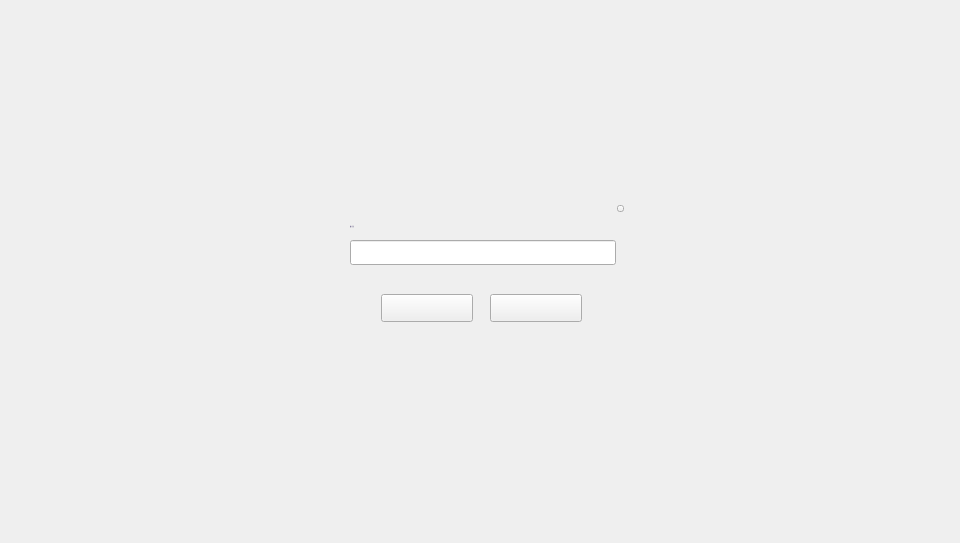
<?xml version="1.0" encoding="UTF-8"?>
<ui version="4.0">
 <class>AddPubKeyDialog</class>
 <widget class="QDialog" name="AddPubKeyDialog">
  <property name="geometry">
   <rect>
    <x>0</x>
    <y>0</y>
    <width>960</width>
    <height>543</height>
   </rect>
  </property>
  <property name="windowTitle">
   <string>Dialog</string>
  </property>
  <widget class="QWidget" name="widget" native="true">
   <property name="geometry">
    <rect>
     <x>0</x>
     <y>0</y>
     <width>960</width>
     <height>543</height>
    </rect>
   </property>
   <widget class="QWidget" name="containerWidget" native="true">
    <property name="geometry">
     <rect>
      <x>330</x>
      <y>200</y>
      <width>300</width>
      <height>136</height>
     </rect>
    </property>
    <widget class="QToolButton" name="cancelBtn">
     <property name="geometry">
      <rect>
       <x>160</x>
       <y>94</y>
       <width>92</width>
       <height>28</height>
      </rect>
     </property>
     <property name="cursor">
      <cursorShape>PointingHandCursor</cursorShape>
     </property>
     <property name="styleSheet">
      <string notr="true"/>
     </property>
     <property name="text">
      <string/>
     </property>
    </widget>
    <widget class="QToolButton" name="okBtn">
     <property name="geometry">
      <rect>
       <x>51</x>
       <y>94</y>
       <width>92</width>
       <height>28</height>
      </rect>
     </property>
     <property name="cursor">
      <cursorShape>PointingHandCursor</cursorShape>
     </property>
     <property name="styleSheet">
      <string notr="true"/>
     </property>
     <property name="text">
      <string/>
     </property>
    </widget>
    <widget class="QLabel" name="tipLabel">
     <property name="geometry">
      <rect>
       <x>20</x>
       <y>70</y>
       <width>261</width>
       <height>16</height>
      </rect>
     </property>
     <property name="text">
      <string/>
     </property>
    </widget>
    <widget class="QLineEdit" name="pubKeyLineEdit">
     <property name="geometry">
      <rect>
       <x>20</x>
       <y>40</y>
       <width>266</width>
       <height>25</height>
      </rect>
     </property>
     <property name="font">
      <font>
       <family>Microsoft YaHei UI Light</family>
      </font>
     </property>
     <property name="styleSheet">
      <string notr="true"/>
     </property>
     <property name="cursorPosition">
      <number>0</number>
     </property>
    </widget>
    <widget class="QToolButton" name="closeBtn">
     <property name="geometry">
      <rect>
       <x>287</x>
       <y>5</y>
       <width>7</width>
       <height>7</height>
      </rect>
     </property>
     <property name="cursor">
      <cursorShape>PointingHandCursor</cursorShape>
     </property>
     <property name="focusPolicy">
      <enum>Qt::NoFocus</enum>
     </property>
     <property name="styleSheet">
      <string notr="true"/>
     </property>
     <property name="text">
      <string/>
     </property>
    </widget>
    <widget class="QLabel" name="label_9">
     <property name="geometry">
      <rect>
       <x>20</x>
       <y>16</y>
       <width>121</width>
       <height>21</height>
      </rect>
     </property>
     <property name="font">
      <font>
       <family>微软雅黑</family>
       <pointsize>-1</pointsize>
       <weight>50</weight>
       <italic>false</italic>
       <bold>false</bold>
      </font>
     </property>
     <property name="styleSheet">
      <string notr="true">font: 11px &quot;微软雅黑&quot;;
color: rgb(137, 129, 161);</string>
     </property>
     <property name="text">
      <string>输入公钥</string>
     </property>
     <property name="alignment">
      <set>Qt::AlignLeading|Qt::AlignLeft|Qt::AlignVCenter</set>
     </property>
     <property name="wordWrap">
      <bool>true</bool>
     </property>
    </widget>
   </widget>
  </widget>
 </widget>
 <resources/>
 <connections/>
</ui>
